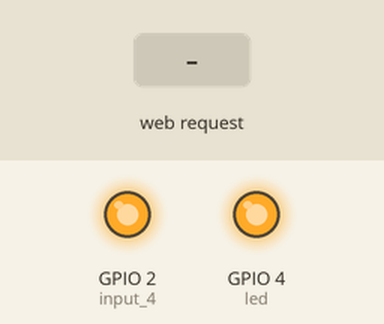
This sketch was run on a simulated ESP8266 (NodeMCU). Parts: output pins drawn as LEDs (lit = HIGH). Inputs (shaded band) come from the test bench. WiFi joins after 1.5 s; servers stay silent unless stated; what the sketch prints to the serial monitor is not drawn.

Above: at 3.7 s.
3.8 s: HTTP request GET /in02/state.json received
At 4.3 s:
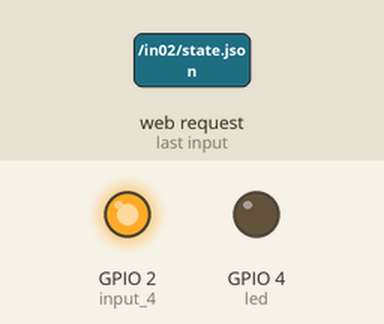
5.3 s: HTTP request GET /in04/state.json received
At 6.5 s:
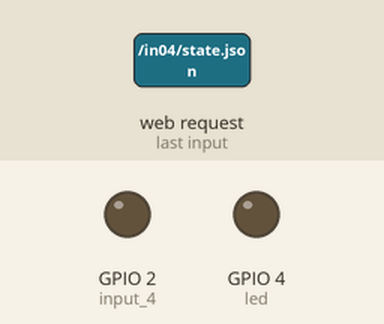
6.8 s: HTTP request GET /in02/state.json received
At 7.8 s:
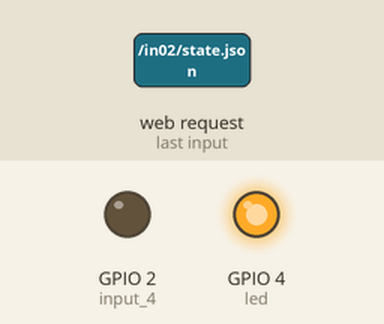
Timing chart, 0 to 9.8 s (numbered marks = the images above; inputs shaded):
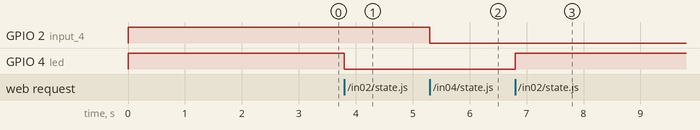

The sketch:

sketch_smartportao_oct10a.ino
```cpp
 #include <ESP8266WiFi.h>
 #include <WiFiClient.h>

 #include <ESP8266WebServer.h>
 #include <ESP8266mDNS.h>

 const char* ssid = "yourSSID";
 const char* password = "yourPassword";
 MDNSResponder mdns;
 ESP8266WebServer server(80);


 //STATIC MODE!
 // Update these with values suitable for your network.
 IPAddress ip(192,168,0,128);  //Node static IP
 IPAddress gateway(192,168,0,1);
 IPAddress subnet(255,255,255,0);


 const int led = 4;     //PIN
 const int input_4 = 2;  //PIN


 void handleRoot() {
   server.send(200, "text/plain",
     "Welcome");
 }

 void handleNotFound(){
   String message = "File Not Found\n\n";
   server.send(404, "text/plain", message);
 }

 void setup(void){

  //initializing pin
   pinMode(led, OUTPUT);
   pinMode(input_4, OUTPUT);
   digitalWrite(led, 0);
   digitalWrite(led, 1);
   digitalWrite(input_4, 0);
   digitalWrite(input_4, 1);

   Serial.begin(115200);
   WiFi.begin(ssid, password);
   WiFi.config(ip, gateway, subnet);

   Serial.println("");

   // Wait for connection
   while (WiFi.status() != WL_CONNECTED) {
     delay(500);
     Serial.print(".");
   }
   Serial.println("");
   Serial.print("Connected to ");
   Serial.println(ssid);
   Serial.print("IP address: ");
   Serial.println(WiFi.localIP());

   if (mdns.begin("esp8266", WiFi.localIP())) {
     Serial.println("MDNS responder started");
   }

   server.on("/", handleRoot);


   server.on("/in02/state.json", [](){

         if( digitalRead(led) == LOW)
         {
             digitalWrite(led, HIGH);
             server.send(200, "GET HTTP /1.1 200 OK\r\n Content -Type: text/json;", "{\n\"state\":false\n}");
         }
         else
         {
             digitalWrite(led, LOW);
             server.send(200, "GET HTTP /1.1 200 OK\r\n Content -Type: text/json;", "{\n\"state\":true\n}");
         }
   });
   server.on("/in04/state.json", [](){

         if( digitalRead(input_4) == LOW)
         {
             digitalWrite(input_4, HIGH);
             server.send(200, "GET HTTP /1.1 200 OK\r\n Content -Type: text/json;", "{\n\"state\":false\n}");
         }
         else
         {
             digitalWrite(input_4, LOW);
             server.send(200, "GET HTTP /1.1 200 OK\r\n Content -Type: text/json;", "{\n\"state\":true\n}");
         }
   });


   server.onNotFound(handleNotFound);

   server.begin();
   Serial.println("HTTP server started");

   //delay a moment,
   //for terminal to receive inf, such as IP address
   delay(1000);
   Serial.end();
 }

 void loop(void){
   server.handleClient();
 }
```

Measured:
- after the input at 3.8 s, GPIO 4 (led): HIGH → LOW at once
- after the input at 5.3 s, GPIO 2 (input_4): HIGH → LOW at once
- after the input at 6.8 s, GPIO 4 (led): LOW → HIGH at once
